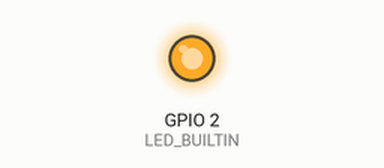
This program was run on a simulated ESP32. Shown: output pins drawn as LEDs (lit = HIGH). At 1.5 s the program puts the board to deep sleep or switches it off; the recording ends there.

Above: at 0.1 s.
At 0.6 s:
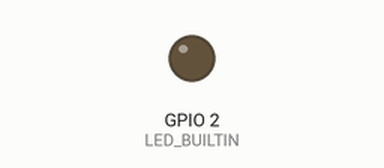
Timing chart, 0 to 1.5 s (numbered marks = the images above):
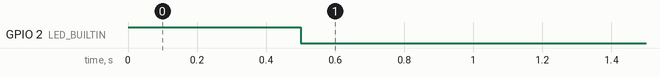

The program:

main.cpp
```cpp
#include <Arduino.h>

#define sleepPin 4

void blink()                                                  //builtin LED blink for half a second
{
  digitalWrite(LED_BUILTIN,1);
  delay(500);                                                //keeping the LED on for half a second
  digitalWrite(LED_BUILTIN,0);
}

void setup()
{
  pinMode(LED_BUILTIN,OUTPUT);
  pinMode(sleepPin, INPUT_PULLDOWN);                         //configure sleepPin to be input and default low
  blink();                                                   //signaling the ESP32 is on
  esp_sleep_enable_ext0_wakeup((gpio_num_t)sleepPin,1);      //wake up ESP32 when reading on sleepPin is high
  delay(1000);                                               //prevent ESP32 going to sleep immediately after waking up
  esp_deep_sleep_start();                                    //enter deep sleep mode
}

void loop()                                                  //No code in loop as waking up after deep sleep will enter setup()
{

}
```

Measured:
- by itself, GPIO 2 (LED_BUILTIN): LOW → HIGH at 0.00 s, → LOW 0.50 s later
